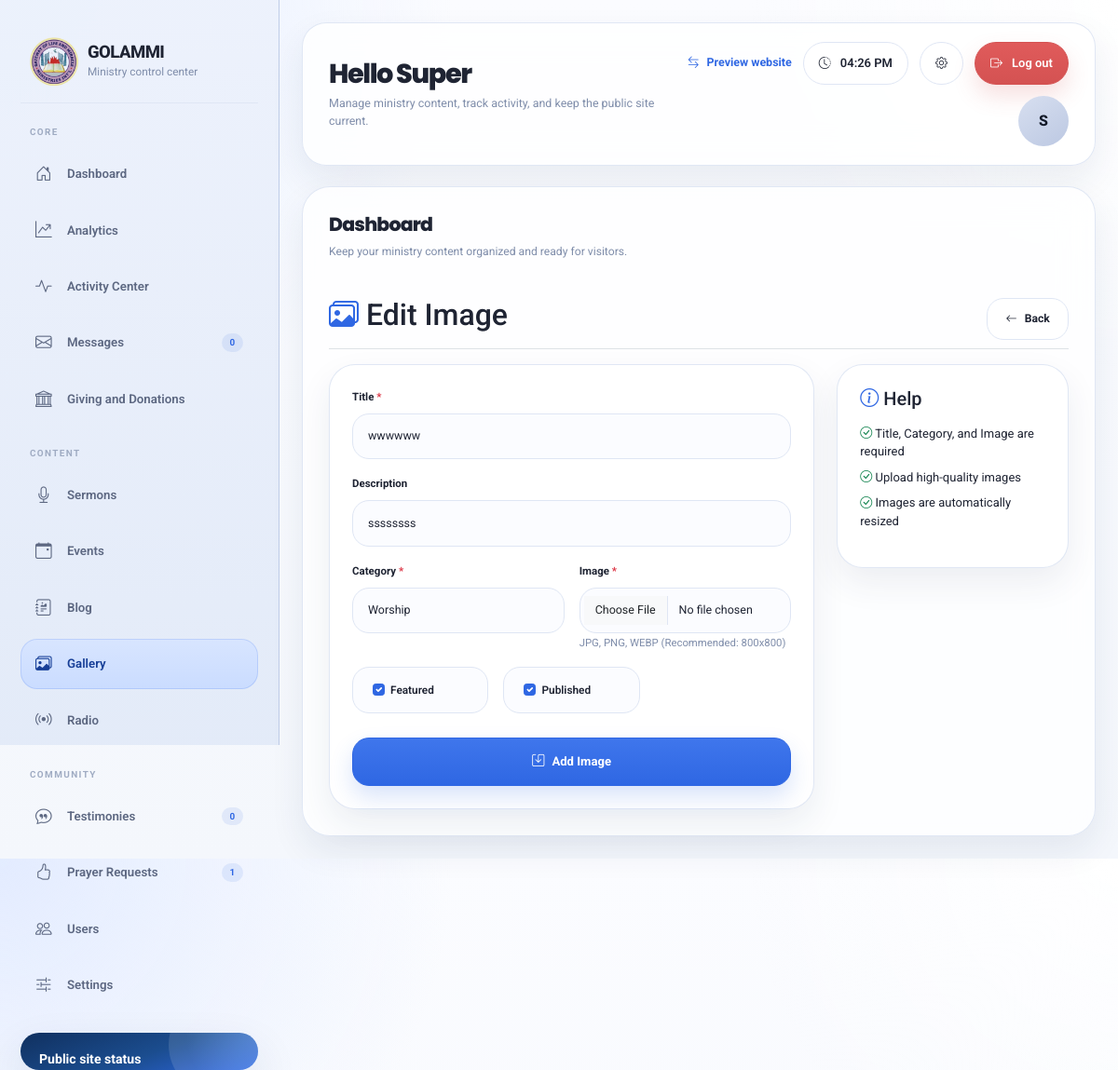
The page /admin/gallery/edit/2 (signed in) on the database its author committed.
### models/user.py (models this page shows, shortened)
class User(UserMixin, db.Model):
    __tablename__ = "users"
    id = db.Column(db.Integer, primary_key=True)
    username = db.Column(db.String(80), unique=True, nullable=False)
    email = db.Column(db.String(120), unique=True, nullable=False)
    password_hash = db.Column(db.String(255), nullable=False)
    full_name = db.Column(db.String(120), nullable=False)
    role = db.Column(
        db.String(50), nullable=False, default="admin"
    )  # super_admin, admin, moderator, editor
    is_active = db.Column(db.Boolean, default=True)
    created_at = db.Column(db.DateTime, default=datetime.utcnow)
    updated_at = db.Column(
        db.DateTime, default=datetime.utcnow, onupdate=datetime.utcnow
    )
    last_login = db.Column(db.DateTime)
    created_sermons = db.relationship(
        "Sermon", backref="creator", lazy=True, foreign_keys="Sermon.created_by"
    )
    updated_sermons = db.relationship(
        "Sermon", backref="updater", lazy=True, foreign_keys="Sermon.updated_by"
    )
    created_events = db.relationship(
        "Event", backref="creator", lazy=True, foreign_keys="Event.created_by"
    )
    updated_events = db.relationship(
        "Event", backref="updater", lazy=True, foreign_keys="Event.updated_by"
    )
    created_blog_posts = db.relationship(
        "BlogPost", backref="creator", lazy=True, foreign_keys="BlogPost.created_by"
    )
    updated_blog_posts = db.relationship(
        "BlogPost", backref="updater", lazy=True, foreign_keys="BlogPost.updated_by"
    )
    def is_super_admin(self):
        return self.role == "super_admin"
    def is_admin(self):
        return self.role in ["super_admin", "admin"]

### models/gallery.py (models this page shows, shortened)
class GalleryImage(db.Model):
    __tablename__ = "gallery_images"
    id = db.Column(db.Integer, primary_key=True)
    title = db.Column(db.String(200), nullable=False)
    description = db.Column(db.String(300))
    image_path = db.Column(db.String(255), nullable=False)
    thumbnail_path = db.Column(db.String(255))
    category = db.Column(
        db.String(50), nullable=False
    )  # worship, events, youth, outreach, prayer
    is_featured = db.Column(db.Boolean, default=False)
    is_published = db.Column(db.Boolean, default=True)
    created_at = db.Column(db.DateTime, default=datetime.utcnow)
    updated_at = db.Column(
        db.DateTime, default=datetime.utcnow, onupdate=datetime.utcnow
    )
    created_by = db.Column(db.Integer, db.ForeignKey("users.id"))

### routes/admin.py (the view, shortened to what this page needs)
@admin_bp.route('/gallery/edit/<int:image_id>', methods=['GET', 'POST'])
@login_required
@admin_required
def edit_gallery(image_id):
    image = GalleryImage.query.get_or_404(image_id)
    form = GalleryForm(obj=image)
    return render_template('admin/gallery_form.html', form=form, image=image, title='Edit Image')

### templates/admin/gallery_form.html (shortened to what this page needs)
{% extends "admin/base.html" %}
{% block content %}
<div class="d-flex justify-content-between flex-wrap flex-md-nowrap align-items-center pt-3 pb-2 mb-3 border-bottom">
    <h1 class="h2"><i class="bi bi-images" style="color: var(--gold);"></i> {{ title }}</h1>
    <div>
        <a href="{{ url_for('admin.gallery') }}" class="btn btn-outline-secondary">
            <i class="bi bi-arrow-left"></i> Back
        </a>
    </div>
</div>
<div class="row">
    <div class="col-lg-8">
        <div class="admin-card">
            <form method="POST" enctype="multipart/form-data">
                <div class="row g-3">
                    <div class="col-12">
                        <div class="form-group">
                            <label class="form-label fw-bold">Title <span class="text-danger">*</span></label>
                            {{ form.title(class="form-control", placeholder="Enter image title") }}
                        </div>
                    </div>
                    <div class="col-12">
                        <div class="form-group">
                            <label class="form-label fw-bold">Description</label>
                            {{ form.description(class="form-control", placeholder="Brief description") }}
                        </div>
                    </div>
                    <div class="col-md-6">
                        <div class="form-group">
                            <label class="form-label fw-bold">Category <span class="text-danger">*</span></label>
                            {{ form.category(class="form-control") }}
                        </div>
                    </div>
                    <div class="col-md-6">
                        <div class="form-group">
                            <label class="form-label fw-bold">Image <span class="text-danger">*</span></label>
                            {{ form.image(class="form-control") }}
                            <small class="text-muted">JPG, PNG, WEBP (Recommended: 800x800)</small>
                        </div>
                    </div>
                    <div class="col-12">
                        <div class="row g-3">
                            <div class="col-md-4">
                                <div class="form-check">
                                    {{ form.is_featured(class="form-check-input") }}
                                    <label class="form-check-label">Featured</label>
                                </div>
                            </div>
                            <div class="col-md-4">
                                <div class="form-check">
                                    {{ form.is_published(class="form-check-input") }}
                                    <label class="form-check-label">Published</label>
                                </div>
                            </div>
                        </div>
                    </div>
                    <div class="col-12 mt-4">
                        <button type="submit" class="btn btn-gold btn-lg w-100">
                            <i class="bi bi-save"></i> Add Image
                        </button>
                    </div>
                </div>
            </form>
        </div>
    </div>
    <div class="col-lg-4">
        <div class="admin-card">
            <h5 class="mb-3"><i class="bi bi-info-circle" style="color: var(--gold);"></i> Help</h5>
            <ul class="list-unstyled">
                <li class="mb-2"><i class="bi bi-check-circle text-success"></i> Title, Category, and Image are required</li>
                <li class="mb-2"><i class="bi bi-check-circle text-success"></i> Upload high-quality images</li>
                <li class="mb-2"><i class="bi bi-check-circle text-success"></i> Images are automatically resized</li>
            </ul>
        </div>
    </div>
</div>
{% endblock %}

### templates/admin/base.html (shortened to what this page needs)
<!DOCTYPE html>
<html lang="en">
<head>
    <link href="{{ url_for('static', filename='assets/vendor/bootstrap/css/bootstrap.min.css') }}" rel="stylesheet">
    <link href="{{ url_for('static', filename='assets/vendor/bootstrap-icons/bootstrap-icons.css') }}" rel="stylesheet">
    <link href="{{ url_for('static', filename='assets/vendor/aos/aos.css') }}" rel="stylesheet">
</head>
<body>
    <div class="admin-layout">
        <aside class="sidebar">
            <div class="sidebar-inner">
                <div class="brand">
                    <div class="brand-mark">
                        <img src="{{ url_for('static', filename='assets/img/logo_2.png') }}" alt="GOLAMMI logo">
                    </div>
                    <div class="brand-copy">
                        <h1>GOLAMMI</h1>
                        <p>Ministry control center</p>
                    </div>
                </div>
                <div>
                    <p class="sidebar-group-title">Core</p>
                    <nav class="nav">
                        <a class="nav-link {% if request.endpoint == 'admin.dashboard' %}active{% endif %}" href="{{ url_for('admin.dashboard') }}">
                            <i class="bi bi-house-door"></i>
                            <span>Dashboard</span>
                        </a>
                        <a class="nav-link {% if request.endpoint in ['admin.analytics'] %}active{% endif %}" href="{{ url_for('admin.analytics') }}">
                            <i class="bi bi-graph-up-arrow"></i>
                            <span>Analytics</span>
                        </a>
                        {% if current_user.is_authenticated and current_user.is_super_admin() %}
                        <a class="nav-link {% if request.endpoint in ['admin.activity_center'] %}active{% endif %}" href="{{ url_for('admin.activity_center') }}">
                            <i class="bi bi-activity"></i>
                            <span>Activity Center</span>
                        </a>
                        {% endif %}
                        <a class="nav-link {% if request.endpoint in ['admin.contact_messages'] %}active{% endif %}" href="{{ url_for('admin.contact_messages') }}">
                            <i class="bi bi-envelope"></i>
                            <span>Messages</span>
                            <span class="badge">{{ contact_unread_count or 0 }}</span>
                        </a>
                        <a class="nav-link {% if request.endpoint in ['admin.donations'] %}active{% endif %}" href="{{ url_for('admin.donations') }}">
                            <i class="bi bi-bank"></i>
                            <span>Giving and Donations</span>
                        </a>
                    </nav>
                </div>
                <div>
                    <p class="sidebar-group-title">Content</p>
                    <nav class="nav">
                        <a class="nav-link {% if request.endpoint in ['admin.sermons', 'admin.add_sermon', 'admin.edit_sermon'] %}active{% endif %}" href="{{ url_for('admin.sermons') }}">
                            <i class="bi bi-mic"></i>
                            <span>Sermons</span>
                        </a>
                        <a class="nav-link {% if request.endpoint in ['admin.events', 'admin.add_event', 'admin.edit_event'] %}active{% endif %}" href="{{ url_for('admin.events') }}">
                            <i class="bi bi-calendar-event"></i>
                            <span>Events</span>
                        </a>
                        <a class="nav-link {% if request.endpoint in ['admin.blog', 'admin.add_blog', 'admin.edit_blog'] %}active{% endif %}" href="{{ url_for('admin.blog') }}">
                            <i class="bi bi-journal-richtext"></i>
                            <span>Blog</span>
                        </a>
                        <a class="nav-link {% if request.endpoint in ['admin.gallery', 'admin.add_gallery', 'admin.edit_gallery'] %}active{% endif %}" href="{{ url_for('admin.gallery') }}">
                            <i class="bi bi-images"></i>
                            <span>Gallery</span>
                        </a>
                        <a class="nav-link {% if request.endpoint in ['admin.radio', 'admin.add_radio', 'admin.edit_radio'] %}active{% endif %}" href="{{ url_for('admin.radio') }}">
                            <i class="bi bi-broadcast"></i>
                            <span>Radio</span>
                        </a>
                    </nav>
                </div>
                <div>
                    <p class="sidebar-group-title">Community</p>
                    <nav class="nav">
                        <a class="nav-link {% if request.endpoint in ['admin.testimonies', 'admin.add_testimony', 'admin.edit_testimony'] %}active{% endif %}" href="{{ url_for('admin.testimonies') }}">
                            <i class="bi bi-chat-quote"></i>
                            <span>Testimonies</span>
                            <span class="badge">{{ testimony_pending_count or 0 }}</span>
                        </a>
                        <a class="nav-link {% if request.endpoint in ['admin.prayer_requests', 'admin.add_prayer_request', 'admin.edit_prayer_request'] %}active{% endif %}" href="{{ url_for('admin.prayer_requests') }}">
                            <i class="bi bi-hand-thumbs-up"></i>
                            <span>Prayer Requests</span>
                            <span class="badge">{{ prayer_pending_count or 0 }}</span>
                        </a>
                        <a class="nav-link {% if request.endpoint in ['admin.users', 'admin.add_user', 'admin.edit_user'] %}active{% endif %}" href="{{ url_for('admin.users') }}">
                            <i class="bi bi-people"></i>
                            <span>Users</span>
                        </a>
                        <a class="nav-link {% if request.endpoint in ['admin.settings'] %}active{% endif %}" href="{{ url_for('admin.settings') }}">
                            <i class="bi bi-sliders2"></i>
                            <span>Settings</span>
                        </a>
                    </nav>
                </div>
                <div class="sidebar-promo">
                    <h6>Public site status</h6>
                </div>
            </div>
        </aside>
        <main class="main-content">
            <section class="topbar">
                <div class="topbar-copy">
                    <h2>{% block topbar_title %}Hello {{ current_user.full_name.split(' ')[0] if current_user.is_authenticated else 'Admin' }}{% endblock %}</h2>
                    <p>{% block topbar_subtitle %}Manage ministry content, track activity, and keep the public site current.{% endblock %}</p>
                </div>
                <div class="topbar-tools">
                    <a class="topbar-link" href="{{ url_for('frontend.index') }}" target="_blank">
                        <i class="bi bi-arrow-left-right"></i>
                        <span>Preview website</span>
                    </a>
                    <div class="topbar-chip">
                        <i class="bi bi-clock-history"></i>
                        <span id="currentTime">--:--</span>
                    </div>
                    <a class="topbar-chip" href="{{ url_for('auth.profile') }}">
                        <i class="bi bi-gear"></i>
                    </a>
                    <a class="topbar-chip topbar-chip-danger" href="{{ url_for('auth.logout') }}">
                        <i class="bi bi-box-arrow-right"></i>
                        <span>Log out</span>
                    </a>
                    <div class="avatar-pill">
                        {{ (current_user.full_name[:1] if current_user.is_authenticated else "A")|upper }}
                    </div>
                </div>
            </section>
            <section class="content-stage">
                <div class="page-header">
                    <div class="page-title-wrap">
                        <h3>{% block page_title %}Dashboard{% endblock %}</h3>
                        <p>{% block page_subtitle %}Keep your ministry content organized and ready for visitors.{% endblock %}</p>
                    </div>
                </div>
                {% block content %}{% endblock %}
            </section>
        </main>
    </div>
</body>
</html>

### rows shown on the page
User: full_name "Super", is_active+full_name "S"
GalleryImage: title "wwwwww", description "ssssssss", category "Worship", is_featured "☑", is_published "☑"

### other values the page prints
{{ contact_unread_count or 0 }} "0"
{{ testimony_pending_count or 0 }} "0"
{{ prayer_pending_count or 0 }} "1"
{{ title }} "Edit Image"
